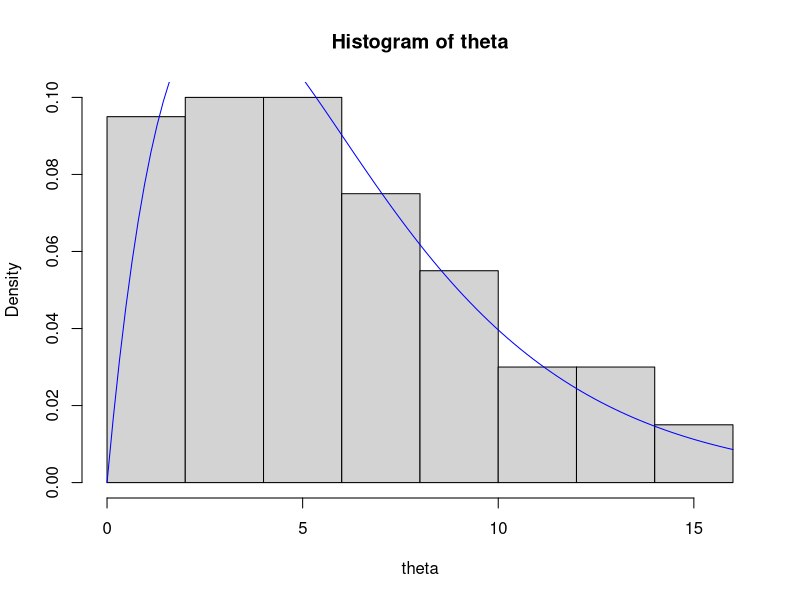

Recreate this plot in R.
set.seed(42)

# Set priors and number of draws
m <- 100  # Increases accuracy with higher m
a <- 2.0
b <- 1.0 / 3.0

theta <- rgamma(m, shape=a, rate=b)

# Plot Theta
hist(theta, freq=FALSE)
curve(dgamma(x, shape=a, rate=b), col="blue", add=TRUE)

# Calculate Average 
theta_star <- sum(theta) / m  # note expected value is a / b = 6.0

m <- 10000
theta <- rgamma(m, shape=a, rate=b)
print(sum(theta) / m)  # This estimate is much closer

# Calculate variance of theta
var(theta)  # note var is a / b^2 = 18.0

# Calculate the probability of less than 5
inds <- theta < 5.0
mean(inds)  # Gives prob that we want above
print(pgamma(q=5.0, shape=a, rate=b))

# What about the 90th percentile?
quantile(theta, probs=0.9)
print(qgamma(p=0.9, shape=a, rate=b))  # Note how `q` and `p` switch places

# Note that for the posterior distributions, we won't have such nice functions to compare with.

